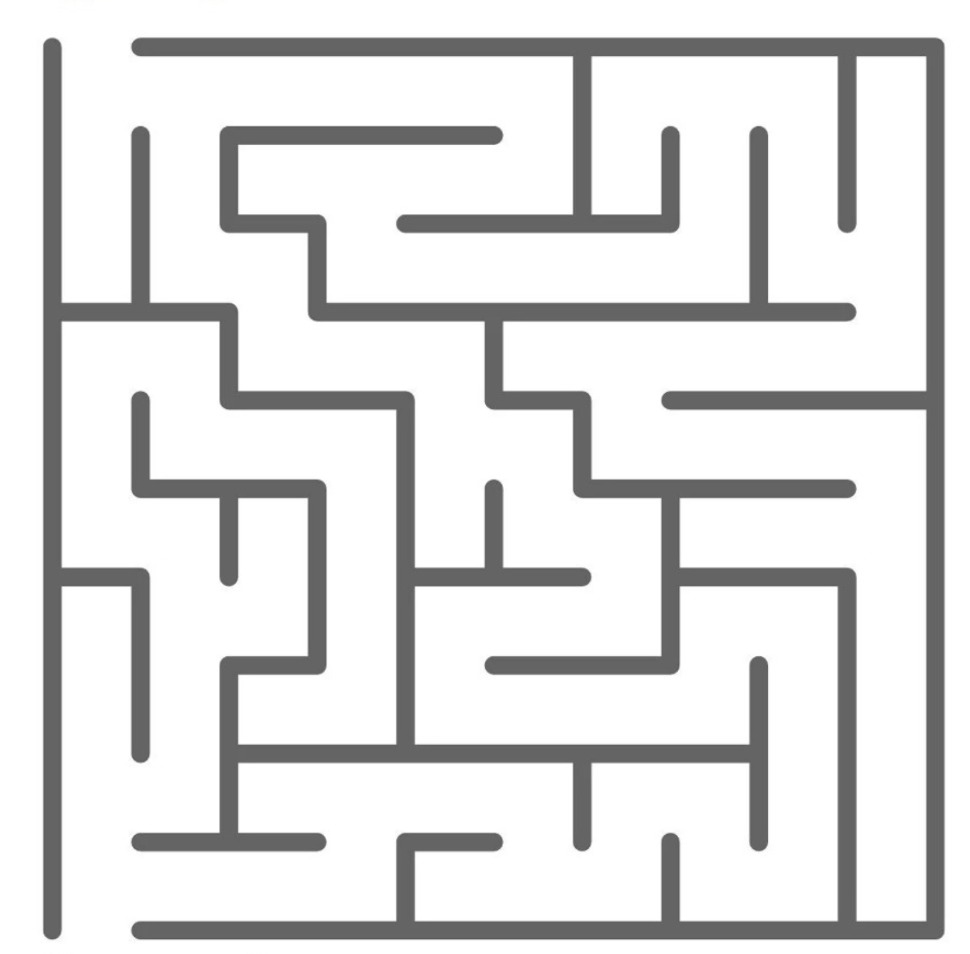
#> input picture maze1.jpg, 970 x 954 px
$ python -i vision_handler.py   (imports and definitions only)
#> lines starting #> are read from the running program, lines starting #| are printed output that depends on the picture; after the words box and inside, x2 and y2 are one past the last pixel; in counts of white or black regions, pixels touching at a corner belong together
#> further down, picture is the input picture: shape (954, 970, 3); mean B, G, R 222.3, 222.3, 222.3
### maze_classes.py
import random
from collections import deque


class Node:
    def __init__(self, x, y):
        self.x = x
        self.y = y
        self.visited = False
        self.parent = None

class Graph:
    def __init__(self, size):
        self.size = size
        self.nodes = [[Node(i, j) for j in range(size)] for i in range(size)]
        self.edges = set()

    def printEdges(self):
        for edge in self.edges:
            print(f"Edge: {edge[0]} -> {edge[1]}")

    def addEdge(self, x1, y1, x2, y2):
        # Check if coordinates are valid
        if (0 <= x1 < self.size and 0 <= y1 < self.size and
            0 <= x2 < self.size and 0 <= y2 < self.size):
            # Add edges in both directions for an undirected graph
            self.edges.add(((x1, y1), (x2, y2)))
            self.edges.add(((x2, y2), (x1, y1)))
            self.nodes[x2][y2].visited = True

    # [30 lines left out: functions generateSquareGraph, printNodes, not called in this run]

### vision_handler.py
"""
Computer Vision and Image Processing Module
"""
import cv2
import numpy as np

from maze_classes import Graph


def seperate_lines(lines):
    horizontal_lines = []
    vertical_lines = []
    for line in lines:
        x1, y1, x2, y2 = line[0]
        if x1 == x2:
            vertical_lines.append(line)
        elif y1 == y2:
            horizontal_lines.append(line)

    #select one line from set of lines within range 5 pixels
    horizontal_lines = sorted(horizontal_lines, key=lambda x: x[0][1])
    vertical_lines = sorted(vertical_lines, key=lambda x: x[0][0])

    new_horizontal_lines = []
    new_vertical_lines = []

    for line in horizontal_lines:
        x1, y1, x2, y2 = line[0]
        if len(new_horizontal_lines) == 0:
            new_horizontal_lines.append(line)
        else:
            x1_, y1_, _, _ = new_horizontal_lines[-1][0]
            if abs(y1 - y1_) > 5:
                new_horizontal_lines.append(line)

    for line in vertical_lines:
        x1, y1, x2, y2 = line[0]
        if len(new_vertical_lines) == 0:
            new_vertical_lines.append(line)
        else:
            x1_, y1_, _, _ = new_vertical_lines[-1][0]
            if abs(x1 - x1_) > 5:
                new_vertical_lines.append(line)

    #extend lines through the image
    extended_horizontal_lines = []
    for line in new_horizontal_lines:
        x1, y1, x2, y2 = line[0]
        x1 = 0
        x2 = 800
        line[0] = (x1, y1, x2, y2)
        extended_horizontal_lines.append(line)

    extended_vertical_lines = []
    for line in new_vertical_lines:
        x1, y1, x2, y2 = line[0]
        y1 = 0
        y2 = 800
        line[0] = (x1, y1, x2, y2)
        extended_vertical_lines.append(line)

    return extended_horizontal_lines, extended_vertical_lines

# [4 lines left out: function get_top_left_point, not called in this run]

def get_cell_size(horizontal_lines, vertical_lines):
    cell_size = (horizontal_lines[1][0][1] - horizontal_lines[0][0][1], vertical_lines[1][0][0] - vertical_lines[0][0][0])
    return cell_size

def get_grid_size(horizontal_lines, vertical_lines):
    grid_size = (len(horizontal_lines) - 1, len(vertical_lines) - 1)
    return grid_size

def get_x_values_of_vertical_lines(vertical_lines):
    x_values = []
    for line in vertical_lines:
        x1, _, _, _ = line[0]
        x_values.append(x1)
    return x_values

def get_y_values_of_horizontal_lines(horizontal_lines):
    y_values = []
    for line in horizontal_lines:
        _, y1, _, _ = line[0]
        y_values.append(y1)
    return y_values

def detect_lines(src_image):
    #resize image
    src_image = cv2.resize(src_image, (800, 800))

    #gaussian blur
    src_image = cv2.GaussianBlur(src_image, (5, 5), 0)

    # Convert the image to grayscale
    gray = cv2.cvtColor(src_image, cv2.COLOR_BGR2GRAY)

    #coverting to binary image
    _, binary = cv2.threshold(gray, 100, 255, cv2.THRESH_BINARY_INV)
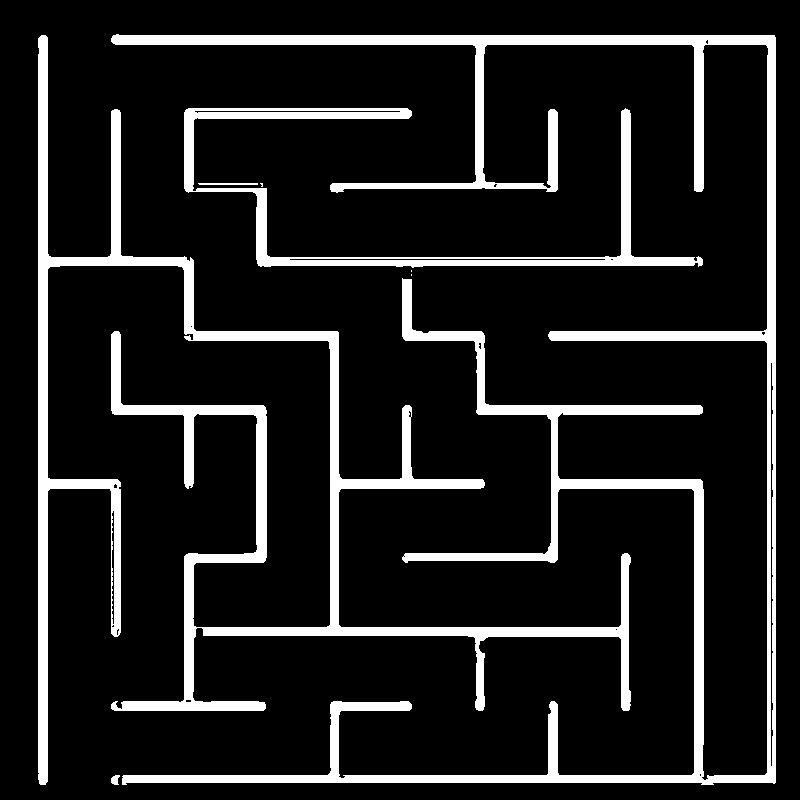
#> binary: shape (800, 800); 12.5% white; 8 white regions (3 under 20 px), largest, box (x1, y1, x2, y2) and area: (111, 34, 776, 785) 37729, (38, 35, 631, 785) 33150, (184, 108, 703, 268) 9191, (198, 183, 258, 185) 119, (111, 775, 120, 785) 65

    #morphological closing
    kernel = np.ones((5,5),np.uint8)
    closed = cv2.morphologyEx(binary, cv2.MORPH_CLOSE, kernel, iterations=2)
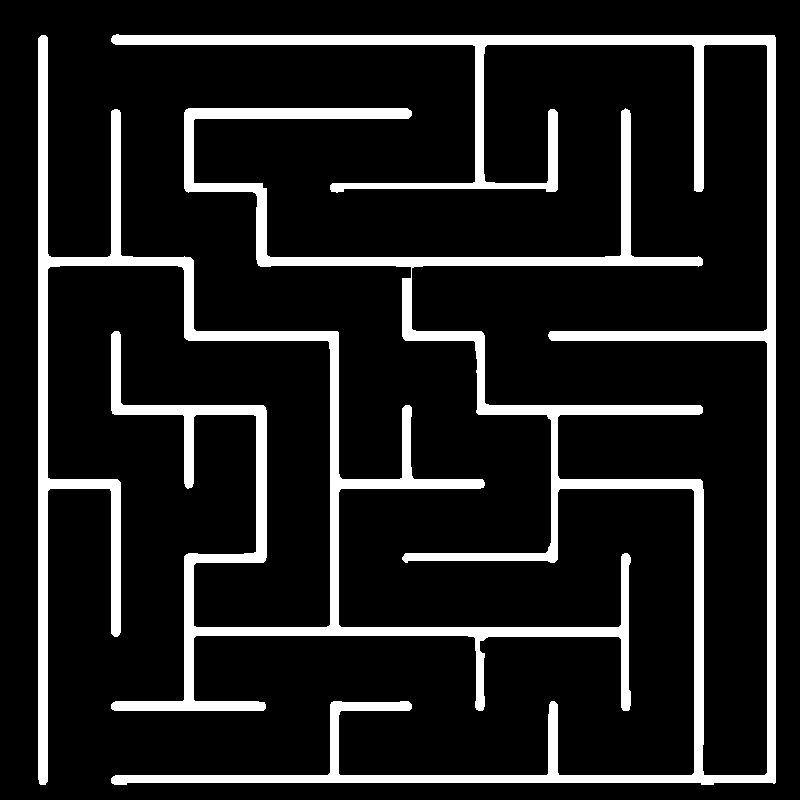
#> closed: shape (800, 800); 12.8% white; 2 white regions, box (x1, y1, x2, y2) and area: (111, 34, 776, 785) 48578, (38, 35, 631, 785) 33549

    #get center lines
    skeleton = cv2.ximgproc.thinning(closed)
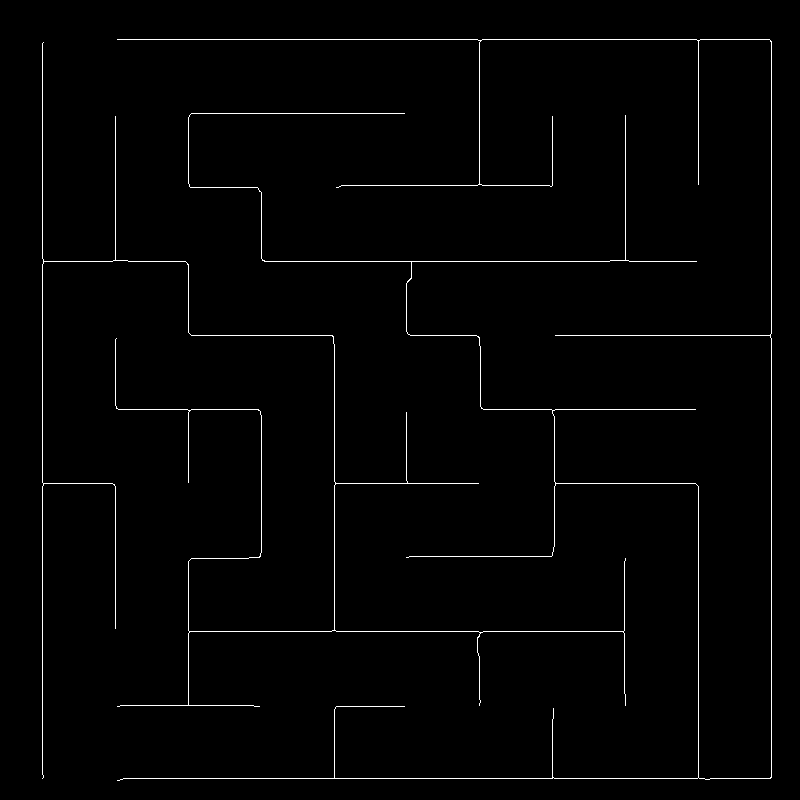
#> skeleton: shape (800, 800); 1.3% white in thin lines or dots, all inside (x1, y1, x2, y2) = (42, 39, 772, 781)
    _, skeleton = cv2.threshold(skeleton, 150, 255, cv2.THRESH_BINARY)

    # Apply edge detection method on the image
    edges = cv2.Canny(skeleton, 100, 150)
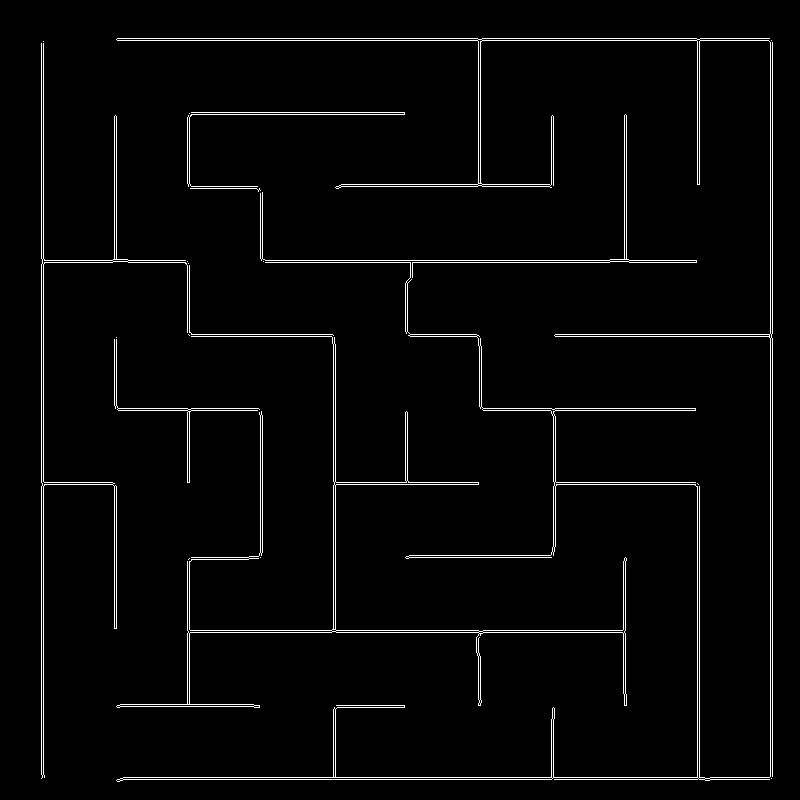
#> edges: shape (800, 800); 2.7% white in thin lines or dots, all inside (x1, y1, x2, y2) = (41, 38, 773, 782)

    # Apply Hough Line Transform on the image
    lines = cv2.HoughLinesP(edges, 1, np.pi / 180, threshold=10, minLineLength=10, maxLineGap=10)
#> lines = 146 rows, first 6: [116, 261, 116, 116], [697, 779, 697, 483], [43, 774, 43, 41], [629, 262, 696, 262], [117, 779, 769, 779], [117, 40, 771, 40]

    horizontal_lines, vertical_lines = seperate_lines(lines)
#> the loop in seperate_lines, `for line in lines:` made 146 passes
#> after the loop in seperate_lines, `for line in lines:`: horizontal_lines = 65 items, first 6: [[629, 262, 696, 262]], [[117, 779, 769, 779]], [[117, 40, 771, 40]], [[123, 777, 769, 777]], [[117, 38, 769, 38]], [[555, 336, 771, 336]]; vertical_lines = 66 items, first 6: [[116, 261, 116, 116]], [[697, 779, 697, 483]], [[43, 774, 43, 41]], [[772, 776, 772, 42]], [[770, 776, 770, 42]], [[41, 778, 41, 43]]
#> in seperate_lines, `horizontal_lines = sorted(horizontal_lines, key=lambda x: x[0][1])`: horizontal_lines = 65 items, first 6: [[117, 38, 769, 38]], [[117, 40, 771, 40]], [[191, 112, 404, 112]], [[191, 114, 404, 114]], [[341, 184, 553, 184]], [[336, 186, 549, 186]]
#> in seperate_lines, `vertical_lines = sorted(vertical_lines, key=lambda x: x[0][0])`: vertical_lines = 66 items, first 6: [[41, 778, 41, 43]], [[43, 774, 43, 41]], [[114, 628, 114, 483]], [[114, 206, 114, 150]], [[114, 144, 114, 116]], [[114, 405, 114, 355]]
#> the loop in seperate_lines, `for line in horizontal_lines:` made 65 passes
#> (x1, y1, x2, y2, x1_, y1_) on passes 2 to 9: (117, 40, 771, 40, 117, 38), (191, 112, 404, 112, 117, 38), (191, 114, 404, 114, 191, 112), (341, 184, 553, 184, 191, 112), (336, 186, 549, 186, 341, 184), (188, 186, 232, 186, 341, 184), (244, 186, 257, 186, 341, 184), (190, 188, 259, 188, 341, 184)
#> the loop in seperate_lines, `for line in vertical_lines:` made 66 passes
#> the loop in seperate_lines, `for line in new_horizontal_lines:` made 11 passes
#> the loop in seperate_lines, `for line in new_vertical_lines:` made 11 passes
    return generate_graph(binary, horizontal_lines, vertical_lines), src_image

def generate_graph(binary_image, horizontal_lines, vertical_lines):

    graph_size = get_grid_size(horizontal_lines, vertical_lines)[0]
    cell_size = get_cell_size(horizontal_lines, vertical_lines)[0]
    x_values = get_x_values_of_vertical_lines(vertical_lines)
#> the loop in get_x_values_of_vertical_lines, `for line in vertical_lines:` made 11 passes
#> line on passes 1 to 8: [[41, 0, 41, 800]], [[114, 0, 114, 800]], [[187, 0, 187, 800]], [[260, 0, 260, 800]], [[333, 0, 333, 800]], [[405, 0, 405, 800]], [[478, 0, 478, 800]], [[551, 0, 551, 800]]
    y_values = get_y_values_of_horizontal_lines(horizontal_lines)
#> the loop in get_y_values_of_horizontal_lines, `for line in horizontal_lines:` made 11 passes
#> line on passes 1 to 8: [[0, 38, 800, 38]], [[0, 112, 800, 112]], [[0, 184, 800, 184]], [[0, 259, 800, 259]], [[0, 334, 800, 334]], [[0, 408, 800, 408]], [[0, 482, 800, 482]], [[0, 555, 800, 555]]
    #remove first value from x_values and y_values
    x_values = x_values[1:]
    y_values = y_values[1:]

    n = graph_size  # Single integer for square grid
    graph = Graph(graph_size)

    #horizontal edges
    for i in range(n):
        for j in range(n-1):
            x = x_values[j]
            y = y_values[i] - cell_size//2
            if binary_image[y, x] == 0:
                graph.addEdge(i, j, i, j+1)

    #vertical edges
    for i in range(n-1):
        for j in range(n):
            x = x_values[j] - cell_size//2
            y = y_values[i]
            if binary_image[y, x] == 0:
                graph.addEdge(i, j, i+1, j)

    return graph

>>> import cv2
>>> picture = cv2.imread('maze1.jpg')
>>> result = detect_lines(picture)

$ run again, on maze2.jpg
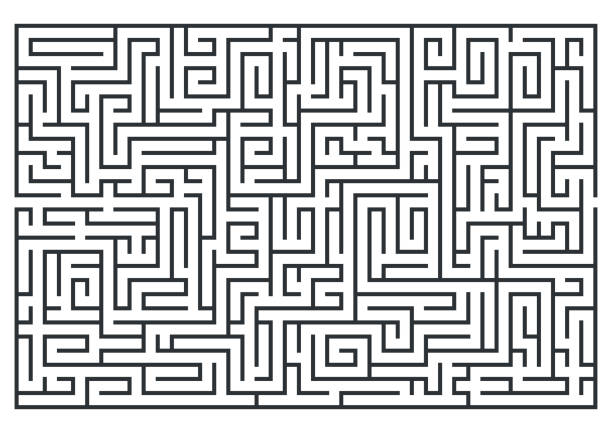
#> input picture maze2.jpg, 612 x 433 px
#> picture is the input picture: shape (433, 612, 3); mean B, G, R 202.9, 202, 200.8
#> in detect_lines, `_, binary = cv2.threshold(gray, 100, 255, cv2.THRESH_BINARY_INV)`:
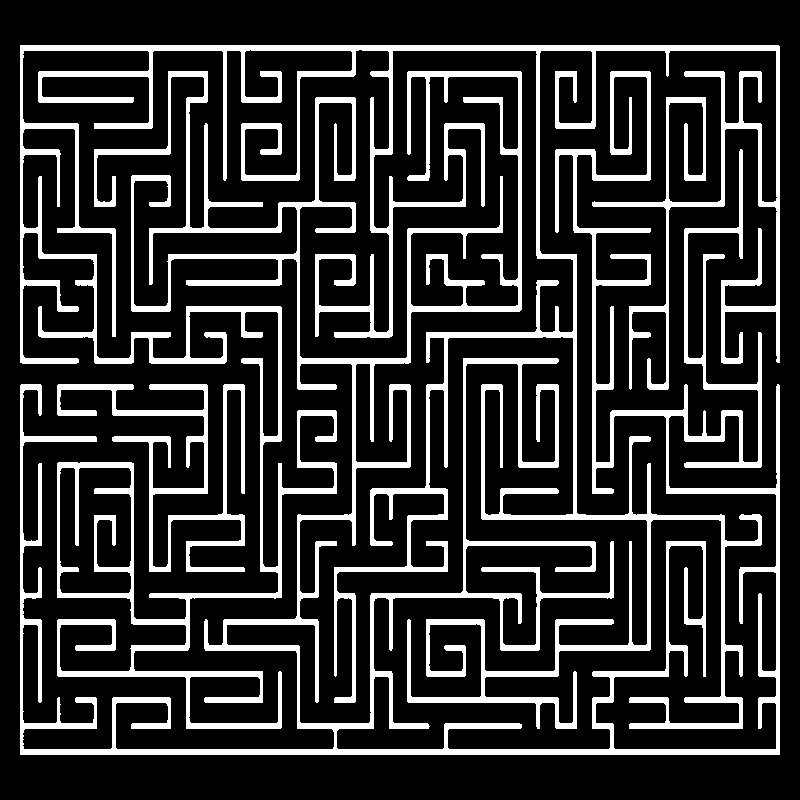
#> binary: shape (800, 800); 18.7% white; 3 white regions, box (x1, y1, x2, y2) and area: (20, 45, 780, 729) 60153, (20, 71, 780, 755) 53208, (57, 384, 245, 572) 6094
#> closed: shape (800, 800); 18.7% white; 3 white regions, box (x1, y1, x2, y2) and area: (20, 45, 780, 729) 60248, (20, 71, 780, 755) 53316, (57, 384, 245, 572) 6111
#> skeleton: shape (800, 800); 4% white in thin lines or dots, all inside (x1, y1, x2, y2) = (21, 47, 779, 752)
#> in detect_lines, `edges = cv2.Canny(skeleton, 100, 150)`:
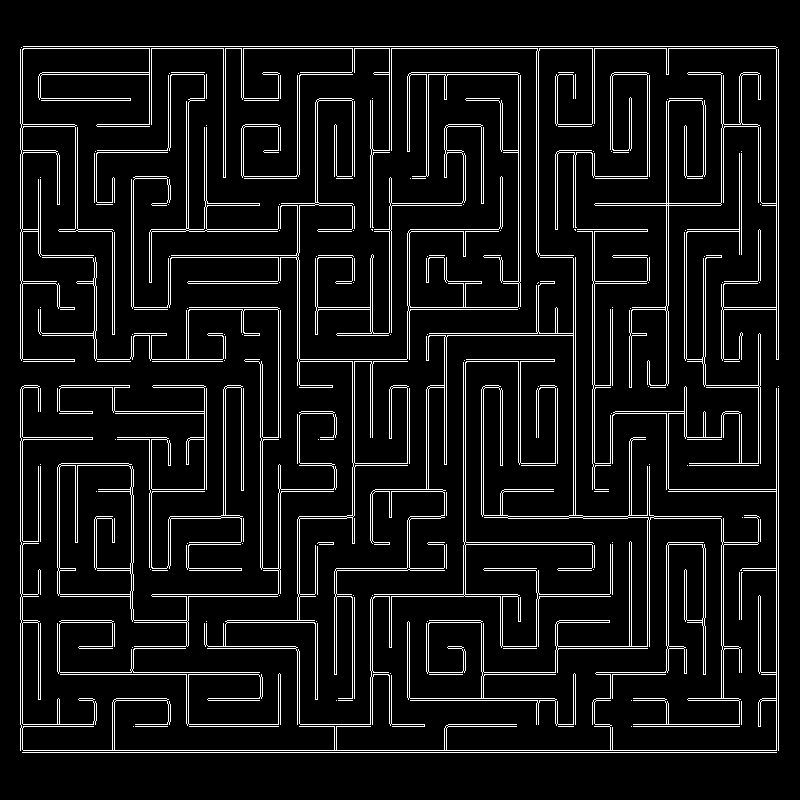
#> edges: shape (800, 800); 7.9% white in thin lines or dots, all inside (x1, y1, x2, y2) = (20, 46, 779, 753)
#> lines = 1054 rows, first 6: [428, 491, 428, 386], [20, 750, 778, 750], [22, 752, 776, 752], [408, 74, 517, 74], [778, 359, 778, 49], [692, 544, 702, 542]
#> the loop in seperate_lines, `for line in lines:` made 1054 passes
#> after the loop in seperate_lines, `for line in lines:`: horizontal_lines = 299 items, first 6: [[20, 750, 778, 750]], [[22, 752, 776, 752]], [[408, 74, 517, 74]], [[23, 48, 775, 48]], [[134, 646, 187, 646]], [[208, 700, 259, 700]]; vertical_lines = 457 items, first 6: [[428, 491, 428, 386]], [[778, 359, 778, 49]], [[297, 622, 297, 519]], [[20, 358, 20, 49]], [[649, 384, 649, 361]], [[776, 359, 776, 47]]
#> in seperate_lines, `horizontal_lines = sorted(horizontal_lines, key=lambda x: x[0][1])`: horizontal_lines = 299 items, first 6: [[23, 46, 775, 46]], [[23, 48, 775, 48]], [[300, 72, 354, 72]], [[485, 72, 517, 72]], [[79, 72, 135, 72]], [[442, 72, 484, 72]]
#> in seperate_lines, `vertical_lines = sorted(vertical_lines, key=lambda x: x[0][0])`: vertical_lines = 457 items, first 6: [[20, 358, 20, 49]], [[20, 488, 20, 432]], [[20, 637, 20, 693]], [[20, 702, 20, 730]], [[20, 731, 20, 749]], [[20, 580, 20, 566]]
#> the loop in seperate_lines, `for line in horizontal_lines:` made 299 passes
#> (x1, y1, x2, y2, x1_, y1_) on passes 2 to 9: (23, 48, 775, 48, 23, 46), (300, 72, 354, 72, 23, 46), (485, 72, 517, 72, 300, 72), (79, 72, 135, 72, 300, 72), (442, 72, 484, 72, 300, 72), (374, 72, 388, 72, 300, 72), (171, 72, 204, 72, 300, 72), (42, 72, 78, 72, 300, 72)
#> the loop in seperate_lines, `for line in vertical_lines:` made 457 passes
#> the loop in seperate_lines, `for line in new_horizontal_lines:` made 28 passes
#> the loop in seperate_lines, `for line in new_vertical_lines:` made 42 passes
#> the loop in get_x_values_of_vertical_lines, `for line in vertical_lines:` made 42 passes
#> line on passes 1 to 8: [[20, 0, 20, 800]], [[38, 0, 38, 800]], [[57, 0, 57, 800]], [[75, 0, 75, 800]], [[94, 0, 94, 800]], [[112, 0, 112, 800]], [[130, 0, 130, 800]], [[149, 0, 149, 800]]
#> the loop in get_y_values_of_horizontal_lines, `for line in horizontal_lines:` made 28 passes
#> line on passes 1 to 8: [[0, 46, 800, 46]], [[0, 72, 800, 72]], [[0, 98, 800, 98]], [[0, 124, 800, 124]], [[0, 150, 800, 150]], [[0, 176, 800, 176]], [[0, 203, 800, 203]], [[0, 229, 800, 229]]
